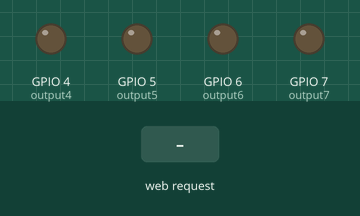
Bench run of a sketch on a simulated ESP32-S3. Shown: output pins drawn as LEDs (lit = HIGH). Inputs (shaded band) come from the test bench. What the sketch prints to the serial monitor is not drawn.

Above: at 1.2 s.
1.3 s: HTTP request GET /4/on received
At 2.0 s:
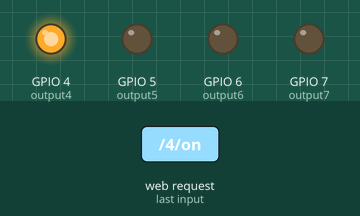
2.8 s: HTTP request GET /5/on received
At 3.1 s:
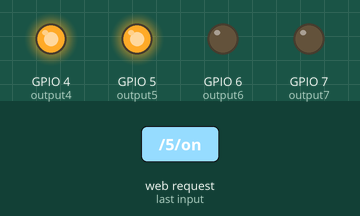
4.3 s: HTTP request GET /4/off received
At 5.5 s:
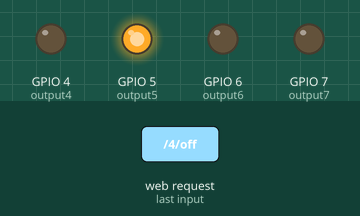
5.8 s: HTTP request GET /6/on received
At 6.6 s:
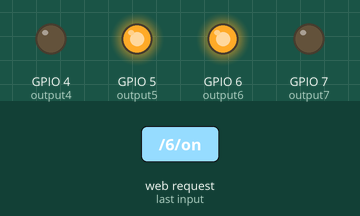
7.3 s: HTTP request GET /5/off received
At 7.8 s:
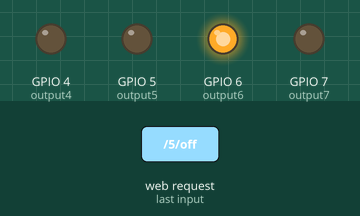
8.8 s: HTTP request GET /7/on received
At 10.1 s:
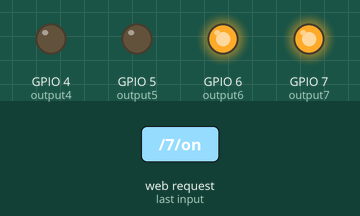
Timing chart, 0 to 11.3 s (numbered marks = the images above; inputs shaded):
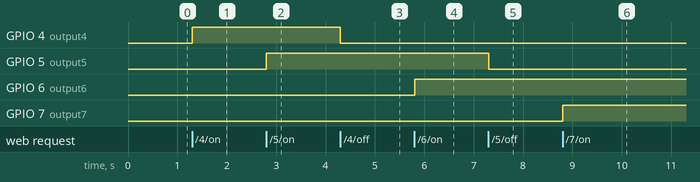

The sketch:

ESP32-Code.ino
```cpp
#include <WiFi.h>

// Replace with your network credentials
const char* ssid     = "ESP32-Access-Point";
const char* password = "123456789";

// Set web server port number to 80
WiFiServer server(80);

// Variable to store the HTTP request
String header;

// Auxiliar variables to store the current output state
String output4State = "off";
String output5State = "off";
String output6State = "off";
String output7State = "off";


// Assign output variables to GPIO pins
const int output4 = 4;
const int output5 = 5;
const int output6 = 6;
const int output7 = 7;

void setup() {
  Serial.begin(115200);
  // Initialize the output variables as outputs
  pinMode(output6, OUTPUT);
  pinMode(output7, OUTPUT);
  pinMode(output4, OUTPUT);
  pinMode(output5, OUTPUT);
  // Set outputs to LOW
  digitalWrite(output4, LOW);
  digitalWrite(output5, LOW);
  digitalWrite(output6, LOW);
  digitalWrite(output7, LOW);

  // Connect to Wi-Fi network with SSID and password
  Serial.print("Setting Access Point…");
  // Remove the password parameter, if you want the AP (Access Point) to be open
  WiFi.softAP(ssid, password);

  IPAddress IP = WiFi.softAPIP();
  Serial.print("AP IP address: ");
  Serial.println(IP);

  server.begin();
}

void loop(){
  WiFiClient client = server.available();   // Listen for incoming clients

  if (client) {                             // If a new client connects,
    Serial.println("New Client.");          // print a message out in the serial port
    String currentLine = "";                // make a String to hold incoming data from the client
    while (client.connected()) {            // loop while the client's connected
      if (client.available()) {             // if there's bytes to read from the client,
        char c = client.read();             // read a byte, then
        Serial.write(c);                    // print it out the serial monitor
        header += c;
        if (c == '\n') {                    // if the byte is a newline character
          // if the current line is blank, you got two newline characters in a row.
          // that's the end of the client HTTP request, so send a response:
          if (currentLine.length() == 0) {
            // HTTP headers always start with a response code (e.g. HTTP/1.1 200 OK)
            // and a content-type so the client knows what's coming, then a blank line:
            client.println("HTTP/1.1 200 OK");
            client.println("Content-type:text/html");
            client.println("Connection: close");
            client.println();

            // turns the GPIOs on and off
            if (header.indexOf("GET /4/on") >= 0) {
              Serial.println("GPIO 4 on");
              output4State = "on";
              digitalWrite(output4, HIGH);
            } else if (header.indexOf("GET /4/off") >= 0) {
              Serial.println("GPIO 4 off");
              output4State = "off";
              digitalWrite(output4, LOW);
            } else if (header.indexOf("GET /5/on") >= 0) {
              Serial.println("GPIO 5 on");
              output5State = "on";
              digitalWrite(output5, HIGH);
            } else if (header.indexOf("GET /5/off") >= 0) {
              Serial.println("GPIO 5 off");
              output5State = "off";
              digitalWrite(output5, LOW);
            }else if (header.indexOf("GET /6/on") >= 0) {
              Serial.println("GPIO 6 on");
              output6State = "on";
              digitalWrite(output6, HIGH);
            } else if (header.indexOf("GET /6/off") >= 0) {
              Serial.println("GPIO 6 off");
              output6State = "off";
              digitalWrite(output6, LOW);
            } else if (header.indexOf("GET /7/on") >= 0) {
              Serial.println("GPIO 7 on");
              output7State = "on";
              digitalWrite(output7, HIGH);
            } else if (header.indexOf("GET /7/off") >= 0) {
              Serial.println("GPIO 7 off");
              output7State = "off";
              digitalWrite(output7, LOW);
            }

            // Display the HTML web page
            client.println("<!DOCTYPE html><html>");
            client.println("<head><meta name=\"viewport\" content=\"width=device-width, initial-scale=1\">");
            client.println("<link rel=\"icon\" href=\"data:,\">");
            // CSS to style the on/off buttons
            // Feel free to change the background-color and font-size attributes to fit your preferences
            client.println("<style>html { font-family: Helvetica; display: inline-block; margin: 0px auto; text-align: center;}");
            client.println(".button { background-color: #FFA500; border: none; color: white; padding: 16px 40px;");
            client.println("text-decoration: none; font-size: 30px; margin: 2px; cursor: pointer;}");
            client.println(".button2 {background-color: #555555;}</style></head>");

            // Web Page Heading
            client.println("<body><h1>Remote Firing System</h1>");

            // Display current state, and ON/OFF buttons for GPIO 4

            // If the output4State is off, it displays the ON button
            if (output4State=="off" && output5State=="off" && output6State=="off" && output7State=="off") {
              client.println("<p>Volley 1</p>");
              client.println("<p><a href=\"/4/on\"><button class=\"button\">FIRE!</button></a></p>");
            } else if (output4State=="on") {
              client.println("<p>FIRING...</p>");
              client.println("<p><a href=\"/4/off\"><button class=\"button button2\">BACK</button></a></p>");

            }

            // Display current state, and ON/OFF buttons for GPIO 5

            // If the output5State is off, it displays the ON button
            if (output4State=="off" && output5State=="off" && output6State=="off" && output7State=="off") {
              client.println("<p>Volley 2</p>");
              client.println("<p><a href=\"/5/on\"><button class=\"button\">FIRE!</button></a></p>");
            } else if (output5State=="on") {
              client.println("<p>FIRING...</p>");
              client.println("<p><a href=\"/5/off\"><button class=\"button button2\">BACK</button></a></p>");
            }

            // Display current state, and ON/OFF buttons for GPIO 6

            // If the output6State is off, it displays the ON button
            if (output4State=="off" && output5State=="off" && output6State=="off" && output7State=="off") {
              client.println("<p>Volley 3</p>");
              client.println("<p><a href=\"/6/on\"><button class=\"button\">FIRE!</button></a></p>");
            } else if (output6State=="on") {
              client.println("<p>FIRING...</p>");
              client.println("<p><a href=\"/6/off\"><button class=\"button button2\">BACK</button></a></p>");
            }

            // Display current state, and ON/OFF buttons for GPIO 7

            // If the output7State is off, it displays the ON button
            if (output4State=="off" && output5State=="off" && output6State=="off" && output7State=="off") {
              client.println("<p>Volley 4</p>");
              client.println("<p><a href=\"/7/on\"><button class=\"button\">START</button></a></p>");
            } else if (output7State=="on") {
              client.println("<p>FIRING...</p>");
              client.println("<p><a href=\"/7/off\"><button class=\"button button2\">BACK</button></a></p>");
            }

            client.println("</body></html>");

            // The HTTP response ends with another blank line
            client.println();
            // Break out of the while loop
            break;
          } else { // if you got a newline, then clear currentLine
            currentLine = "";
          }
        } else if (c != '\r') {  // if you got anything else but a carriage return character,
          currentLine += c;      // add it to the end of the currentLine
        }
      }
    }
    // Clear the header variable
    header = "";
    // Close the connection
    client.stop();
    Serial.println("Client disconnected.");
    Serial.println("");
  }
}
```

Measured:
- after the input at 1.3 s, GPIO 4 (output4): LOW → HIGH at once
- after the input at 2.8 s, GPIO 5 (output5): LOW → HIGH at once
- after the input at 4.3 s, GPIO 4 (output4): HIGH → LOW at once
- after the input at 5.8 s, GPIO 6 (output6): LOW → HIGH at once
- after the input at 7.3 s, GPIO 5 (output5): HIGH → LOW at once
- after the input at 8.8 s, GPIO 7 (output7): LOW → HIGH at once
